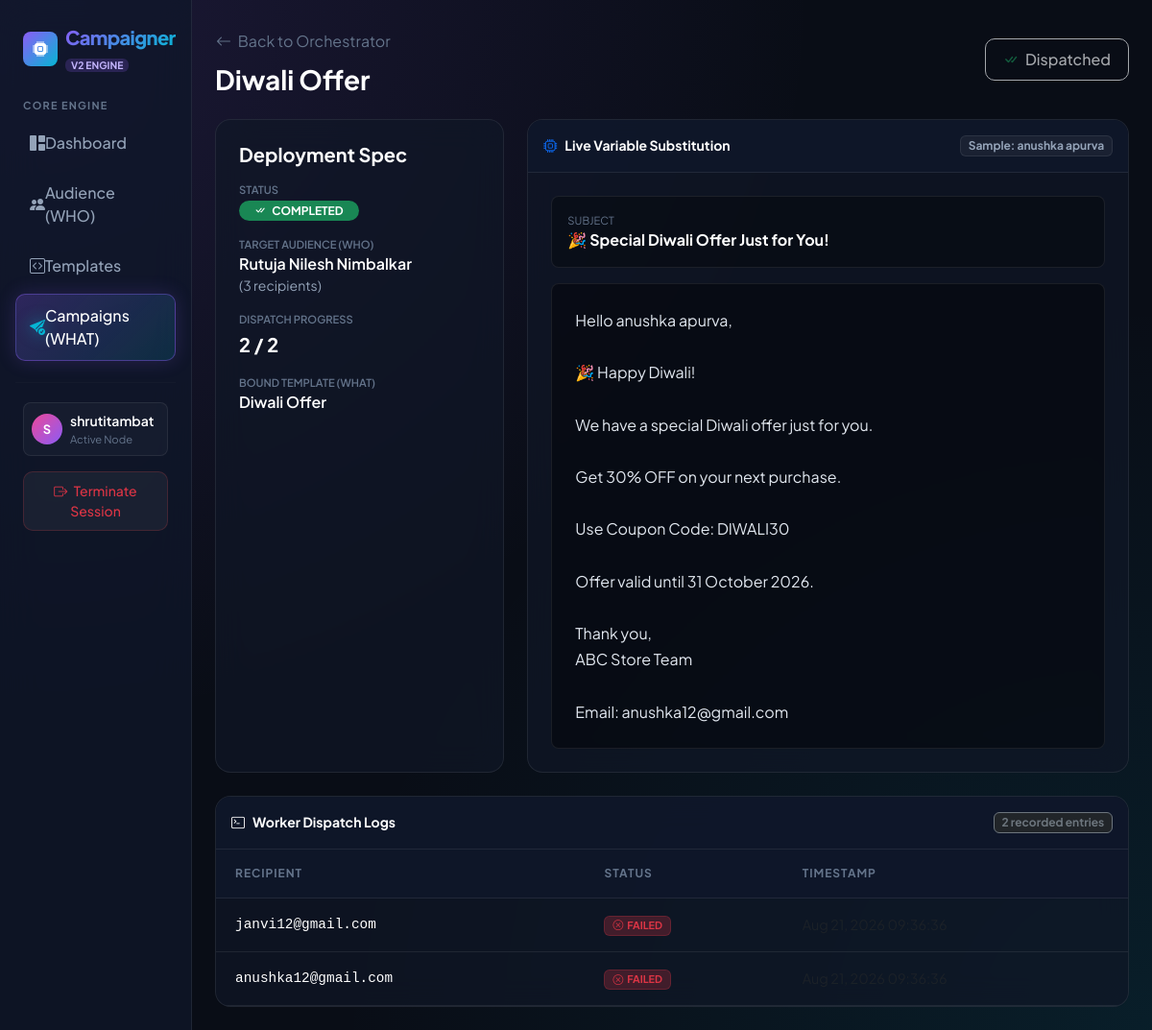
Screenshot of /campaigns/1/ (signed in) with the database file from the repository.
### campaigns/models.py (models this page shows, shortened)
class EmailCampaign(models.Model):
    STATUS_CHOICES = [
        ('DRAFT', 'Draft'),
        ('READY', 'Ready'),
        ('SENDING', 'Sending in Background'),
        ('COMPLETED', 'Completed'),
    ]
    user = models.ForeignKey(User, on_delete=models.CASCADE, related_name='campaigns')
    name = models.CharField(max_length=200)
    contact_list = models.ForeignKey(ContactList, on_delete=models.CASCADE, related_name='campaigns')
    template = models.ForeignKey(EmailTemplate, on_delete=models.CASCADE, related_name='campaigns')
    status = models.CharField(max_length=15, choices=STATUS_CHOICES, default='DRAFT')
    sent_count = models.PositiveIntegerField(default=0)
    total_recipients = models.PositiveIntegerField(default=0)
    created_at = models.DateTimeField(auto_now_add=True)

class ContactList(models.Model):
    user = models.ForeignKey(User, on_delete=models.CASCADE, related_name='contact_lists')
    name = models.CharField(max_length=200)
    description = models.TextField(blank=True, null=True)
    created_at = models.DateTimeField(auto_now_add=True)

class EmailTemplate(models.Model):
    user = models.ForeignKey(User, on_delete=models.CASCADE, related_name='templates')
    title = models.CharField(max_length=200)
    subject = models.CharField(max_length=255)
    body = models.TextField(help_text="Use {{name}} and {{email}} for dynamic tags.")
    created_at = models.DateTimeField(auto_now_add=True)

class Subscriber(models.Model):
    contact_list = models.ForeignKey(ContactList, on_delete=models.CASCADE, related_name='subscribers')
    name = models.CharField(max_length=200, blank=True, null=True)
    email = models.EmailField()
    created_at = models.DateTimeField(auto_now_add=True)
    class Meta:
        unique_together = ('contact_list', 'email')

class CampaignLog(models.Model):
    campaign = models.ForeignKey(EmailCampaign, on_delete=models.CASCADE, related_name='logs')
    recipient_email = models.EmailField()
    status = models.CharField(max_length=40, default='SENT')
    timestamp = models.DateTimeField(auto_now_add=True)

### campaigns/views.py (the view)
# urls.py: path('campaigns/<int:pk>/', views.campaign_detail, name='campaign_detail'),
@login_required
def campaign_detail(request, pk):
    campaign = get_object_or_404(EmailCampaign, pk=pk, user=request.user)
    sample_sub = campaign.contact_list.subscribers.first()
    logs = campaign.logs.all().order_by('-timestamp')[:50]
    sample_name = sample_sub.name if (sample_sub and sample_sub.name) else 'Valued Customer'
    sample_email = sample_sub.email if sample_sub else 'user@example.com'
    preview_subject = campaign.template.subject.replace('{{name}}', sample_name).replace('{{email}}', sample_email)
    preview_body = campaign.template.body.replace('{{name}}', sample_name).replace('{{email}}', sample_email)
    return render(request, 'campaigns/campaign_detail.html', {
        'campaign': campaign,
        'preview_subject': preview_subject,
        'preview_body': preview_body,
        'sample_sub': sample_sub,
        'logs': logs,
    })

### templates/campaigns/campaign_detail.html (shortened to what this page needs)
{% extends 'campaigns/base.html' %}
{% block content %}
<div class="d-flex justify-content-between align-items-center mb-4">
    <div>
        <a href="{% url 'campaign_list' %}" class="btn btn-link px-0 mb-1 text-decoration-none small" style="color: var(--text-muted);">
            <i class="bi bi-arrow-left me-1"></i> Back to Orchestrator
        </a>
        <h3 class="fw-bold mb-0 text-white">{{ campaign.name }}</h3>
    </div>
    <div class="d-flex gap-2 align-items-center">
        {% if campaign.status == 'READY' %}
            <a href="{% url 'campaign_send_async' campaign.pk %}" class="btn btn-ai" style="background: linear-gradient(135deg, #06b6d4, #3b82f6); box-shadow: 0 0 20px rgba(6, 182, 212, 0.4);">
                <i class="bi bi-rocket-takeoff-fill me-1"></i> Dispatch via Celery
            </a>
        {% elif campaign.status == 'SENDING' %}
            <button class="btn btn-ai-secondary" disabled>
                <span class="spinner-border spinner-border-sm me-1 text-info" role="status"></span> Sending...
            </button>
        {% elif campaign.status == 'COMPLETED' %}
            <button class="btn btn-ai-secondary" disabled>
                <i class="bi bi-check-all text-success me-1"></i> Dispatched
            </button>
        {% endif %}
    </div>
</div>
<div class="row g-4 mb-4">
    <div class="col-md-4">
        <div class="glass-card p-4 h-100">
            <h5 class="fw-bold text-white mb-3">Deployment Spec</h5>
            <div class="mb-3">
                <span class="small fw-semibold d-block text-uppercase" style="color: var(--text-muted); font-size: 0.7rem;">STATUS</span>
                {% if campaign.status == 'READY' %}
                    <span class="badge-ready-ai mt-1">READY FOR DISPATCH</span>
                {% elif campaign.status == 'SENDING' %}
                    <span class="badge rounded-pill bg-info text-dark mt-1 px-3 py-1 fw-bold"><i class="bi bi-arrow-repeat spin me-1"></i> PROCESSING IN CELERY</span>
                {% elif campaign.status == 'COMPLETED' %}
                    <span class="badge rounded-pill bg-success mt-1 px-3 py-1 fw-bold"><i class="bi bi-check-all me-1"></i> COMPLETED</span>
                {% else %}
                    <span class="badge-draft-ai mt-1">DRAFT MODE</span>
                {% endif %}
            </div>
            <div class="mb-3">
                <span class="small fw-semibold d-block text-uppercase" style="color: var(--text-muted); font-size: 0.7rem;">TARGET AUDIENCE (WHO)</span>
                <a href="{% url 'contact_list_detail' campaign.contact_list.pk %}" class="text-decoration-none fw-semibold text-white">
                    {{ campaign.contact_list.name }}
                </a>
                <span class="d-block small" style="color: var(--text-secondary);">({{ campaign.contact_list.subscribers.count }} recipients)</span>
            </div>
            <div class="mb-3">
                <span class="small fw-semibold d-block text-uppercase" style="color: var(--text-muted); font-size: 0.7rem;">DISPATCH PROGRESS</span>
                <div class="text-white fw-bold fs-5 mt-1">{{ campaign.sent_count }} / {{ campaign.total_recipients }}</div>
            </div>
            <div class="mb-0">
                <span class="small fw-semibold d-block text-uppercase" style="color: var(--text-muted); font-size: 0.7rem;">BOUND TEMPLATE (WHAT)</span>
                <span class="fw-semibold text-white">{{ campaign.template.title }}</span>
            </div>
        </div>
    </div>
    <div class="col-md-8">
        <div class="glass-card overflow-hidden h-100">
            <div class="p-3 d-flex justify-content-between align-items-center" style="background: rgba(15, 23, 42, 0.9); border-bottom: 1px solid var(--border-subtle);">
                <span class="fw-bold text-white small"><i class="bi bi-cpu me-2 text-primary"></i>Live Variable Substitution</span>
                <span class="badge" style="background: rgba(255,255,255,0.05); color: var(--text-secondary); border: 1px solid var(--border-subtle);">
                    Sample: {{ sample_sub.name|default:"Alex Smith" }}
                </span>
            </div>
            <div class="p-4">
                <div class="p-3 rounded-3 mb-3" style="background: rgba(0, 0, 0, 0.3); border: 1px solid var(--border-subtle);">
                    <span class="small d-block text-uppercase" style="color: var(--text-muted); font-size: 0.7rem;">Subject</span>
                    <strong class="text-white">{{ preview_subject }}</strong>
                </div>
                <div class="p-4 rounded-3" style="background: rgba(0, 0, 0, 0.4); border: 1px solid var(--border-subtle); min-height: 180px; white-space: pre-line; line-height: 1.7; color: #e2e8f0;">{{ preview_body }}</div>
            </div>
        </div>
    </div>
</div>
<div class="glass-card overflow-hidden">
    <div class="p-3 d-flex justify-content-between align-items-center" style="background: rgba(15, 23, 42, 0.9); border-bottom: 1px solid var(--border-subtle);">
        <span class="fw-bold text-white small"><i class="bi bi-terminal me-2 text-cyan"></i>Worker Dispatch Logs</span>
        <span class="badge bg-dark border border-secondary text-secondary">{{ logs.count }} recorded entries</span>
    </div>
    <div class="table-responsive">
        <table class="table table-pro align-middle mb-0">
            <thead>
                <tr>
                    <th>Recipient</th>
                    <th>Status</th>
                    <th>Timestamp</th>
                </tr>
            </thead>
            <tbody>
                {% for log in logs %}
                <tr>
                    <td class="text-white font-monospace">{{ log.recipient_email }}</td>
                    <td>
                        {% if log.status == 'SENT' %}
                            <span class="badge bg-success bg-opacity-25 text-success border border-success border-opacity-25 px-2 py-1"><i class="bi bi-check2 me-1"></i>SENT</span>
                        {% else %}
                            <span class="badge bg-danger bg-opacity-25 text-danger border border-danger border-opacity-25 px-2 py-1"><i class="bi bi-x-circle me-1"></i>FAILED</span>
                        {% endif %}
                    </td>
                    <td class="small text-muted">{{ log.timestamp|date:"M d, Y H:i:s" }}</td>
                </tr>
                {% empty %}
                <tr>
                    <td colspan="3" class="text-center py-4 text-muted">
                        No worker logs recorded yet. Dispatch campaign to trigger execution.
                    </td>
                </tr>
                {% endfor %}
            </tbody>
        </table>
    </div>
</div>
{% endblock %}

### templates/campaigns/base.html (shortened to what this page needs)
<!DOCTYPE html>
<html lang="en">
<head>
    <link href="https://cdn.jsdelivr.net/npm/bootstrap@5.3.2/dist/css/bootstrap.min.css" rel="stylesheet">
    <link rel="stylesheet" href="https://cdn.jsdelivr.net/npm/bootstrap-icons@1.11.1/font/bootstrap-icons.css">
</head>
<body>
    <div class="container-fluid">
        <div class="row">
            {% if user.is_authenticated %}
            <nav class="col-md-3 col-lg-2 d-md-block sidebar collapse p-3">
                <div class="d-flex align-items-center mb-4 ps-2 pt-2 gap-2">
                    <div class="rounded-3 p-2 d-flex align-items-center justify-content-center" style="background: linear-gradient(135deg, var(--primary), var(--accent-cyan)); width: 36px; height: 36px;">
                        <i class="bi bi-cpu-fill text-white fs-6"></i>
                    </div>
                    <div>
                        <span class="brand-logo fs-5 d-block">Campaigner</span>
                        <span class="badge" style="background: rgba(139,92,246,0.2); color: #c4b5fd; font-size: 0.65rem; padding: 2px 6px;">V2 ENGINE</span>
                    </div>
                </div>
                <div class="mb-2 px-2 text-uppercase fw-bold" style="color: var(--text-muted); font-size: 0.68rem; letter-spacing: 0.08rem;">Core Engine</div>
                <ul class="nav flex-column mb-auto">
                    <li>
                        <a href="{% url 'dashboard' %}" class="nav-link-custom {% if request.resolver_match.url_name == 'dashboard' %}active{% endif %}">
                            <i class="bi bi-grid-1x2-fill me-2.5"></i> Dashboard
                        </a>
                    </li>
                    <li>
                        <a href="{% url 'contact_lists' %}" class="nav-link-custom ">
                            <i class="bi bi-people-fill me-2.5"></i> Audience (WHO)
                        </a>
                    </li>
                    <li>
                        <a href="{% url 'template_list' %}" class="nav-link-custom {% if 'template' in request.resolver_match.url_name %}active{% endif %}">
                            <i class="bi bi-code-square me-2.5"></i> Templates
                        </a>
                    </li>
                    <li>
                        <a href="{% url 'campaign_list' %}" class="nav-link-custom {% if 'campaign' in request.resolver_match.url_name %}active{% endif %}">
                            <i class="bi bi-send-check-fill me-2.5"></i> Campaigns (WHAT)
                        </a>
                    </li>
                </ul>
                <hr style="border-color: var(--border-subtle);">
                <div class="px-2 pt-1">
                    <div class="d-flex align-items-center mb-3 p-2 rounded-3" style="background: rgba(255,255,255,0.03); border: 1px solid var(--border-subtle);">
                        <div class="rounded-circle text-white d-flex align-items-center justify-content-center me-2 fw-bold" style="width: 32px; height: 32px; font-size: 0.8rem; background: linear-gradient(135deg, #ec4899, #8b5cf6);">
                            {{ user.username|first|upper }}
                        </div>
                        <div class="overflow-hidden">
                            <small class="text-white d-block fw-semibold text-truncate">{{ user.username }}</small>
                            <small class="d-block" style="color: var(--text-muted); font-size: 0.7rem;">Active Node</small>
                        </div>
                    </div>
                    <a href="{% url 'logout' %}" class="btn btn-ai-secondary btn-sm w-100 text-danger" style="border-color: rgba(239, 68, 68, 0.2);"><i class="bi bi-box-arrow-right me-1"></i> Terminate Session</a>
                </div>
            </nav>
            <main class="col-md-9 ms-sm-auto col-lg-10 px-md-4 py-4">
            {% else %}
            <main class="col-12 py-5">
            {% endif %}
                {% block content %}{% endblock %}
            </main>
        </div>
    </div>
</body>
</html>

### templates/campaigns/base.html (style rules this page uses)
:root { --bg-body: #090d16; --bg-surface: #0f172a; --bg-card: rgba(17, 24, 39, 0.7); --bg-card-hover: rgba(24, 34, 53, 0.85); --border-subtle: rgba(255, 255, 255, 0.08); --border-glow: rgba(139, 92, 246, 0.3); --primary: #8b5cf6; --primary-glow: rgba(139, 92, 246, 0.4); --accent-cyan: #06b6d4; --accent-pink: #ec4899; --accent-emerald: #10b981; --accent-amber: #f59e0b; --text-primary: #f8fafc; --text-secondary: #94a3b8; --text-muted: #64748b; }
* { font-family: 'Plus Jakarta Sans', sans-serif; }
body { background-color: var(--bg-body); color: var(--text-primary); min-height: 100vh; background-image: radial-gradient(at 0% 0%, rgba(139, 92, 246, 0.15) 0px, transparent 50%), radial-gradient(at 100% 100%, rgba(6, 182, 212, 0.1) 0px, transparent 50%); background-attachment: fixed; }
.sidebar { min-height: 100vh; background: rgba(15, 23, 42, 0.75); backdrop-filter: blur(20px); -webkit-backdrop-filter: blur(20px); border-right: 1px solid var(--border-subtle); }
.brand-logo { background: linear-gradient(135deg, var(--primary), var(--accent-cyan)); -webkit-background-clip: text; -webkit-text-fill-color: transparent; font-weight: 800; letter-spacing: -0.03em; }
.nav-link-custom { color: var(--text-secondary); font-weight: 500; padding: 10px 14px; border-radius: 10px; display: flex; align-items: center; transition: all 0.25s cubic-bezier(0.4, 0, 0.2, 1); text-decoration: none; margin-bottom: 6px; border: 1px solid transparent; }
.nav-link-custom.active { color: #fff; background: linear-gradient(135deg, rgba(139, 92, 246, 0.25), rgba(6, 182, 212, 0.15)); border-color: var(--primary-glow); box-shadow: 0 0 20px rgba(139, 92, 246, 0.2); }
.nav-link-custom.active i { color: var(--accent-cyan); filter: drop-shadow(0 0 8px rgba(6, 182, 212, 0.6)); }
.glass-card { background: var(--bg-card); backdrop-filter: blur(16px); -webkit-backdrop-filter: blur(16px); border: 1px solid var(--border-subtle); border-radius: 16px; transition: all 0.3s ease; }
.table-pro { color: var(--text-primary); margin-bottom: 0; }
.table-pro thead th { background: rgba(15, 23, 42, 0.9); color: var(--text-muted); font-size: 0.75rem; font-weight: 700; text-transform: uppercase; letter-spacing: 0.08em; border-bottom: 1px solid var(--border-subtle); padding: 16px 20px; }
.table-pro tbody td { background: transparent; border-bottom: 1px solid var(--border-subtle); padding: 16px 20px; color: var(--text-secondary); font-size: 0.9rem; }
.btn-ai-secondary { background: rgba(255, 255, 255, 0.05); color: var(--text-primary); border: 1px solid var(--border-subtle); border-radius: 10px; font-weight: 500; padding: 9px 18px; transition: all 0.2s ease; }

### rows the page displays
EmailCampaign: name "Diwali Offer", contact_list.name "Rutuja Nilesh Nimbalkar", contact_list.subscribers.count "3", sent_count "2", total_recipients "2", template "Diwali Offer"
Subscriber: name "anushka apurva"
EmailTemplate: subject "🎉 Special Diwali Offer Just for You!"
CampaignLog: recipient_email "janvi12@gmail.com", status "FAILED"
CampaignLog: recipient_email "anushka12@gmail.com", status "FAILED"

### other values shown
{{ user.username|first|upper }} "S"
{{ user.username }} "shrutitambat"
{{ logs.count }} "2"
